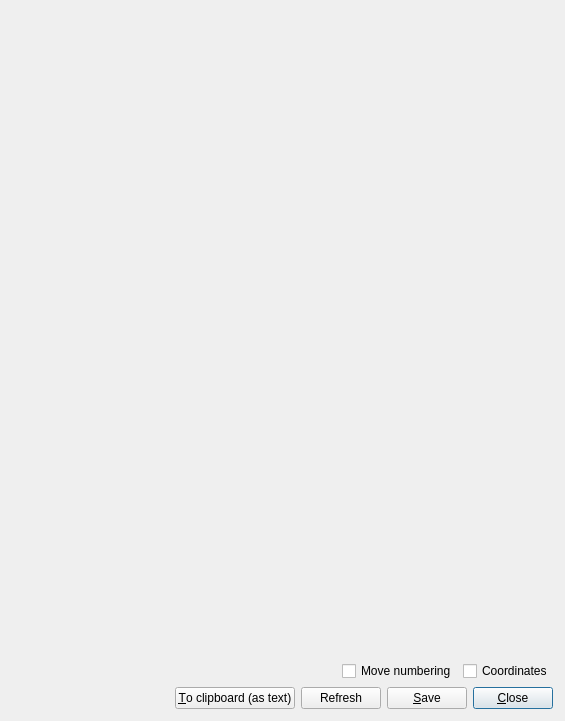
<?xml version="1.0" encoding="UTF-8"?>
<ui version="4.0">
 <class>SvgViewGUI</class>
 <widget class="QDialog" name="SvgViewGUI">
  <property name="geometry">
   <rect>
    <x>0</x>
    <y>0</y>
    <width>565</width>
    <height>721</height>
   </rect>
  </property>
  <property name="windowTitle">
   <string>SVG export</string>
  </property>
  <layout class="QVBoxLayout">
   <property name="spacing">
    <number>6</number>
   </property>
   <property name="leftMargin">
    <number>11</number>
   </property>
   <property name="topMargin">
    <number>11</number>
   </property>
   <property name="rightMargin">
    <number>11</number>
   </property>
   <property name="bottomMargin">
    <number>11</number>
   </property>
   <item>
    <widget class="AspectContainer" name="aspectWidget" native="true">
     <property name="sizePolicy">
      <sizepolicy hsizetype="Expanding" vsizetype="Expanding">
       <horstretch>0</horstretch>
       <verstretch>0</verstretch>
      </sizepolicy>
     </property>
    </widget>
   </item>
   <item>
    <layout class="QVBoxLayout" name="verticalLayout_2">
     <property name="topMargin">
      <number>0</number>
     </property>
     <property name="bottomMargin">
      <number>0</number>
     </property>
     <item>
      <widget class="QWidget" name="exportBox" native="true">
       <layout class="QVBoxLayout" name="verticalLayout_3">
        <property name="spacing">
         <number>6</number>
        </property>
        <property name="leftMargin">
         <number>1</number>
        </property>
        <property name="topMargin">
         <number>1</number>
        </property>
        <property name="rightMargin">
         <number>1</number>
        </property>
        <property name="bottomMargin">
         <number>1</number>
        </property>
        <item>
         <layout class="QHBoxLayout" name="horizontalLayout_2">
          <property name="topMargin">
           <number>0</number>
          </property>
          <item>
           <spacer name="horizontalSpacer">
            <property name="orientation">
             <enum>Qt::Horizontal</enum>
            </property>
            <property name="sizeHint" stdset="0">
             <size>
              <width>40</width>
              <height>20</height>
             </size>
            </property>
           </spacer>
          </item>
          <item>
           <widget class="QCheckBox" name="cb_numbering">
            <property name="text">
             <string>Move numbering</string>
            </property>
           </widget>
          </item>
          <item>
           <widget class="QCheckBox" name="cb_coords">
            <property name="text">
             <string>Coordinates</string>
            </property>
           </widget>
          </item>
         </layout>
        </item>
        <item>
         <layout class="QHBoxLayout" name="horizontalLayout">
          <property name="leftMargin">
           <number>0</number>
          </property>
          <property name="rightMargin">
           <number>0</number>
          </property>
          <item>
           <spacer name="Horizontal Spacing3">
            <property name="orientation">
             <enum>Qt::Horizontal</enum>
            </property>
            <property name="sizeType">
             <enum>QSizePolicy::Expanding</enum>
            </property>
            <property name="sizeHint" stdset="0">
             <size>
              <width>20</width>
              <height>20</height>
             </size>
            </property>
           </spacer>
          </item>
          <item>
           <widget class="QPushButton" name="buttonToClip">
            <property name="toolTip">
             <string>Copy position to clipboard</string>
            </property>
            <property name="text">
             <string>&amp;To clipboard (as text)</string>
            </property>
           </widget>
          </item>
          <item>
           <widget class="QPushButton" name="buttonRefresh">
            <property name="text">
             <string>Refresh</string>
            </property>
           </widget>
          </item>
          <item>
           <widget class="QPushButton" name="buttonSave">
            <property name="toolTip">
             <string>Save position to file</string>
            </property>
            <property name="text">
             <string>&amp;Save</string>
            </property>
           </widget>
          </item>
          <item>
           <widget class="QPushButton" name="buttonClose">
            <property name="toolTip">
             <string>Close this window</string>
            </property>
            <property name="text">
             <string>&amp;Close</string>
            </property>
            <property name="autoDefault">
             <bool>true</bool>
            </property>
            <property name="default">
             <bool>true</bool>
            </property>
           </widget>
          </item>
         </layout>
        </item>
       </layout>
      </widget>
     </item>
    </layout>
   </item>
  </layout>
 </widget>
 <customwidgets>
  <customwidget>
   <class>AspectContainer</class>
   <extends>QWidget</extends>
   <header>sizegraphicsview.h</header>
   <container>1</container>
  </customwidget>
 </customwidgets>
 <resources/>
 <connections/>
</ui>
